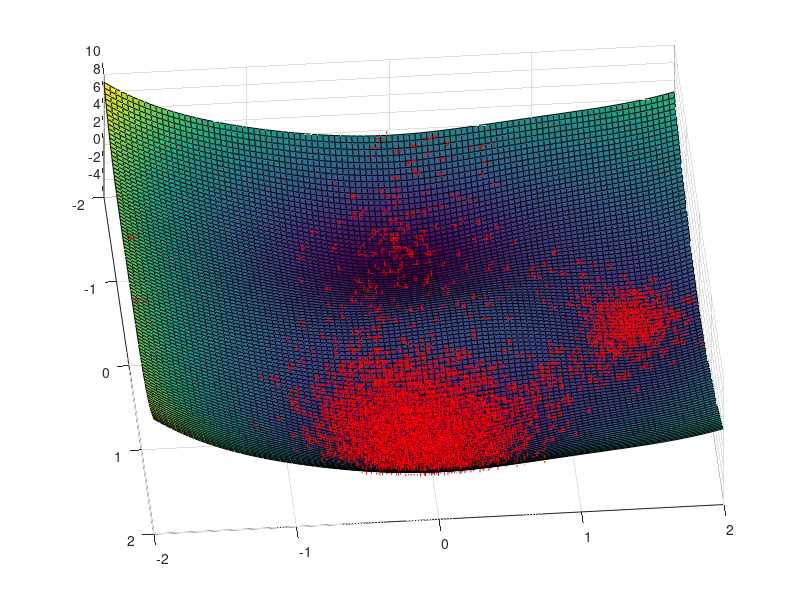
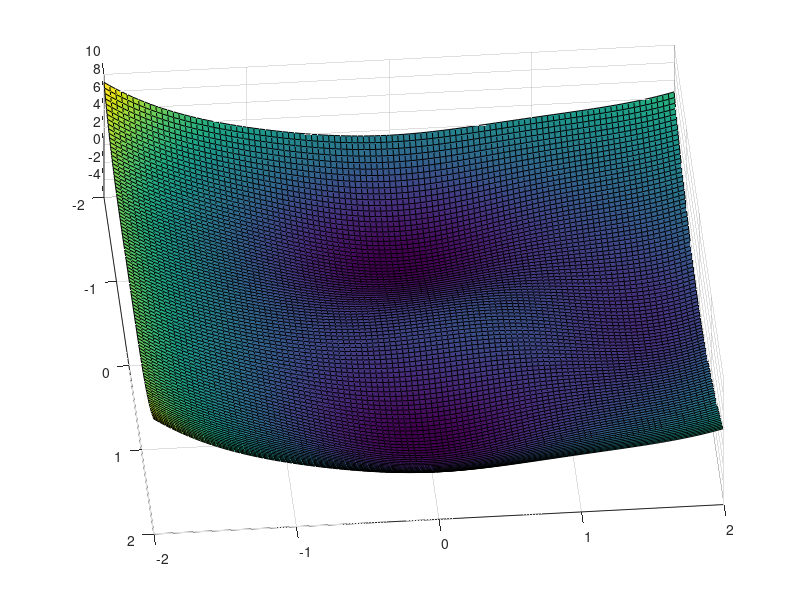

Recreate these plots in MATLAB, in order.
%Skript für ein 2D Potential mit HRX (homotopy replica exchange)
%clear all
%close all

%lambda=1:-.05:0.5;
lambda=.3;
exit = zeros(1,length(lambda));
beta1=10;
beta2=2;

V = @(x,y) 3.*exp(-x.^2-(y-1/3).^2)-3.*exp(-x.^2-(y-5/3).^2) - 5.*exp(-(x-1).^2-y.^2)-5.*exp(-(x+1).^2-y.^2) + ...
    1/5.*x.^4 +1/5*(y-1/3).^4;

dxV =@(x,y) -6.*x.*exp(-x.^2-(y-1/3).^2)+6.*x.*exp(-x.^2-(y-5/3).^2) + 10.*(x-1).*exp(-(x-1).^2-y.^2)+10.*(x+1).*exp(-(x+1).^2-y.^2) + ...
    4/5.*x.^4;

dyV=@(x,y) -6.*(y-1/3).*exp(-x.^2-(y-1/3).^2)+6.*(y-5/3).*exp(-x.^2-(y-5/3).^2) +10.*y.*exp(-(x-1).^2-y.^2)+10.*y.*exp(-(x+1).^2-y.^2) + ...
     +4/5*(y-1/3).^3;
 
xplot = linspace(-2,2);
yplot = linspace(-2,2);

[Xplot,Yplot] = meshgrid(xplot,yplot);

figure(2)
surf(Xplot,Yplot,V(Xplot,Yplot))
view(85,70) 

%%

N = 10000; %dt=1/N;
M = 1; %Anzahl der Trajektorieren

dt=0.1;
count=zeros(1,N);
swap=0;

for i=1:M


        Xzerox1 = 0;
        Xzeroy1 = 0;
        Xtempx1 = Xzerox1;
        Xtempy1 = Xzeroy1;
        Xemx1 = zeros(1,N);
        Xemy1 = zeros(1,N);


        Xzerox2 = 0;
        Xzeroy2 = 0;
        Xtempx2 = Xzerox1;
        Xtempy2 = Xzeroy1;
        Xemx2 = zeros(1,N);
        Xemy2 = zeros(1,N);


 
    for j=1:N
    
        %time evolution of the SDE in a 2D potential
        Btx1 = sqrt(2*dt/beta1)*randn;
        Bty1 = sqrt(2*dt/beta1)*randn;
        V1=V(Xtempx1,Xtempy1);
        Xtempx1 = Xtempx1 -(dxV(Xtempx1,Xtempy1))*dt +Btx1;
        Xtempy1 = Xtempy1 -(dyV(Xtempx1,Xtempy1))*dt +Bty1;
        
        
        if Xtempx1 > 2 
             Xtempx1 = -2 + abs(2-Xhtempx1);
        end
        if Xtempx1 < -2
             Xtempx1 = 2 - abs(Xtempx1+2);
        end
        if Xtempy1 > 2 
             Xtempy1= -2 + abs(2-Xtempy1);
        end
        if Xtempy1 < -2
             Xtempy1 = 2 - abs(Xtempy1+2);
        end
     
        Btx2 = sqrt(2*dt/beta2)*randn;
        Bty2 = sqrt(2*dt/beta2)*randn;
        V2=V(Xtempx2,Xtempy2);
        Xtempx2 = Xtempx2 -(dxV(Xtempx2,Xtempy2))*dt +Btx2;
        Xtempy2 = Xtempy2 -(dyV(Xtempx2,Xtempy2))*dt +Bty2;
        
        if Xtempx2 > 2 
             Xtempx2= -2 + abs(2-Xtempx2);
        end
        if Xtempx2 < -2
             Xtempx2 = 2 - abs(Xtempx2+2);
        end
        if Xtempy2 > 2 
             Xtempy2= -2 + abs(2-Xtempy2);
        end
        if Xtempy2 < -2
             Xtempy2 = 2 - abs(Xtempy2+2);
        end
        
        if swap==0
            Xemx1(j) = Xtempx1;
            Xemy1(j) = Xtempy1;
            
            Xemx2(j) = Xtempx2;
            Xemy2(j) = Xtempy2;
        else
            Xemx1(j) = Xtempx2;
            Xemy1(j) = Xtempy2;
            
            Xemx2(j) = Xtempx1;
            Xemy2(j) = Xtempy1;
        end
        
        
     
        
        %Metroplis Hastings criterium to check for possible swapping
        alpha = min(1,((exp(-beta1 *V1)*exp(-beta2*V2))/...
         (exp(-beta1 *V2)*exp(-beta2*V1)))) ;
        
        %choose random number
         u=rand;
     
        count(j)= (u< alpha);
        
        % swapping the coordiantes if the energy allows it 
        if (u<alpha)
            Xhx=Xtempx1;
            Xhy=Xtempy1;
            Xtempx1=Xtempx2;
            Xtempy1=Xtempy2;
            Xtempx2=Xhx;
            Xtempy2=Xhy;
            swap=1;
        else
            swap=0;
        end
        
        
     if (isnan(Xemx1(j)) || isnan(Xemy1(j)))

         disp(j)
         return;
     end
     
    end
end

accrate= (sum(count));
fprintf('AccRate %2.4f \n',accrate)
 

xplot = linspace(-2,2);
yplot = linspace(-2,2);

[Xplot,Yplot] = meshgrid(xplot,yplot);

figure(1)
surf(Xplot,Yplot,V(Xplot,Yplot)), hold on
plot3([Xzerox1 Xemx1],[Xzeroy1 Xemy1],V([Xzerox1 Xemx1],[Xzeroy1 Xemy1]),'r+'),%hold off
hold off
view(85,70)


% figure(2)
% surf(Xplot,Yplot,V(Xplot,Yplot)), hold on
% plot3([Xzerox2 Xemx2],[Xzeroy2 Xemy2],V([Xzerox2 Xemx2],[Xzeroy2 Xemy2]),'r+'),%hold off
% hold off
% legend('Pot','Pot(X_{SDE}))')
% title('Original Potential beta 2')
% view(85,70)

